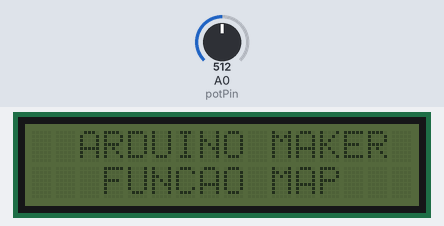
Bench run of a sketch on a simulated Arduino Uno, built with avr-gcc and run on an emulated ATmega328P. Shown: 16×2 character LCD. The inputs (shaded band) are chosen by the test bench; at power-on: A0 (potPin) = 512. What the sketch prints to the serial monitor is not drawn.

Above: at 1.1 s.
At 6.2 s:
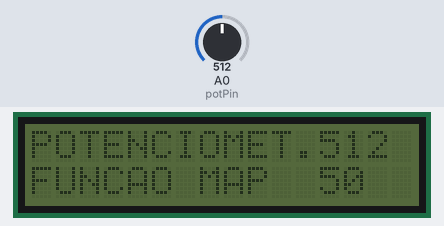
6.3 s: A0 (potPin) set to 1014
At 7.6 s:
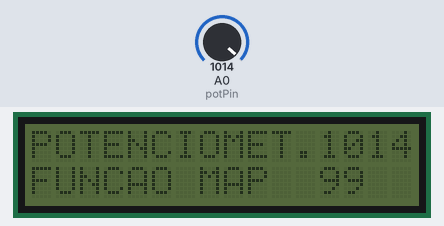
9.4 s: A0 (potPin) set to 1023
At 10.5 s:
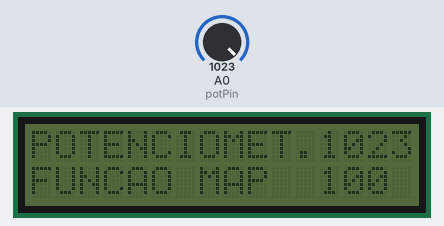
10.9 s: A0 (potPin) set to 900
At 11.7 s:
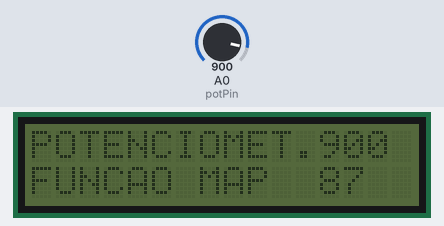
Timing chart, 0 to 13.9 s (numbered marks = the images above; inputs shaded):
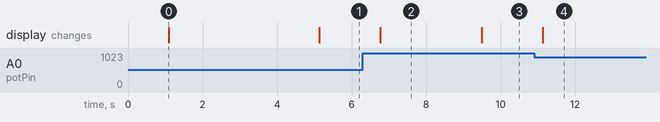

The sketch:

Teste_funcao_map.ino
```cpp
// TESTANDO A FUNÇÃO MAP

#define potPin 0
#include <Wire.h> // responsável pela comunicação com a interface i2c
#include <LiquidCrystal_I2C.h> // responsável pela comunicação com o display LCD
#include <LCD.h>

// variavel que vai receber o valor lido do potenciometro
int valPot = 0;

LiquidCrystal_I2C lcd(0x3F,2,1,0,4,5,6,7,3,NEGATIVE);

void setup() {
   Serial.begin(9600); // abre a porta serial a 9600 bps:
   Wire.begin();

   lcd.clear();

   //inicializa o display (16 colunas x 2 linhas)
   lcd.begin (16,2); // ou 20,4 se for o display 20x4
   Serial.println("\nI2C Scanner");
   lcd.setBacklightPin(3,NEGATIVE); // NEGATIVE É LETRA PRETA E FUNDO BRANCO
                                     // POSITIVE É LETRA PRETA E FUNDO ESCURO
    // define o backlight com desligado
    lcd.setBacklight(LOW);

    lcd.home();
    lcd.setCursor(2,0);
    lcd.print("ARDUINO MAKER");
    delay(1000); //intervalo de 1s
    lcd.setCursor(3,1);
    //lcd.setBacklight(LOW);
    lcd.print("FUNCAO MAP");
    delay(4000); //intervalo de 5s
  }

void loop() {

valPot = analogRead(potPin);

Serial.print("Valor lido no potenciometro: ");
Serial.print(valPot);
Serial.println("\t");

    lcd.clear();
    lcd.setCursor(0,0);
    lcd.print("POTENCIOMET.");
    lcd.setCursor(12,0);
    lcd.print(valPot);
    lcd.setCursor(0,1);
    //lcd.setBacklight(LOW);
    lcd.print("FUNCAO MAP");


    int valorMapeado =map(valPot,0,1023,0,100);
    Serial.print("Valor Mapeado: ");
    Serial.print(valorMapeado);
    Serial.println("\t");
    lcd.setCursor(0,1);
    lcd.setBacklight(LOW);
    lcd.print("FUNCAO MAP");
    lcd.setCursor(12,1);
    lcd.print(valorMapeado);
    delay(500); //intervalo de 0.5s

}
```

Measured:
- after the input at 6.3 s, the display: changes after 0.47 s (image 2)
- after the input at 9.4 s, the display: changes after 0.09 s (image 3)
- after the input at 10.9 s, the display: changes after 0.22 s (image 4)
- what the display in image 0 shows lasts 4.0 s, from 1.1 s to 5.1 s
